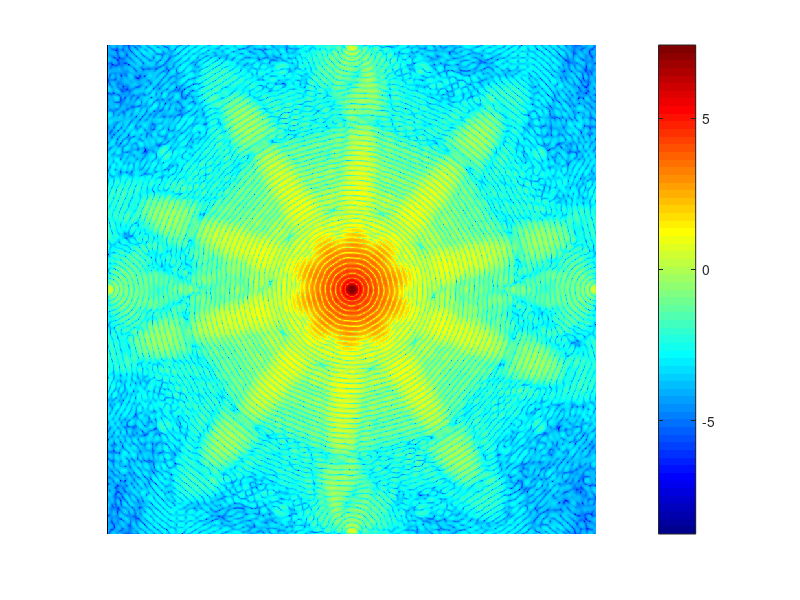

This chart was generated by the following MATLAB code: (Note: this script raises an error after producing the figure.)
n_iter = 100;

% load('lena_101.mat'); % lena
load('mimivirus_img_105.mat'); % mimivirus

img = im2double(img_padded);
img = img ./ max(img(:));
fimg = abs(fft2(img));

timers = zeros(5,1);

figure(3001);
imagesc( fftshift( log10(abs(fimg).^2) ) );
axis image;
axis off;
colormap(jet);
colorbar;


%% generate LR image

xx = linspace(-0.5, 0.5, size(img, 2));
yy = linspace(-0.5, 0.5, size(img, 1));

[XX, YY] = meshgrid(xx, yy);
RR = sqrt( XX.^2 + YY.^2 );

sig = 0.0001;
G = exp( -(RR).^2/(2*sig) );

% figure(3001);
% imagesc(G);
% axis image;
% colormap(jet);
% colorbar;


img_lrs = ifft2( fft2(img) .* ifftshift(G), 'symmetric');

figure(3002);
imshow(img_lrs);
imwrite(img_lrs, ['lena_lrs_sig' int0str(10000*sig, 5) '.png']);

%% test 1: ADM-HIO

tic;
[x1,y1,lambda1,ers1] = adm_hio(fimg, mask, n_iter, img, fimg==0);
toc
timesr(1) = toc;

figure(3011);
plot(1:n_iter, ers1, 'LineWidth', 2);
set(gca, 'FontSize', 16);
xlabel('iteration number');
ylabel('E_R');
legend('x', 'y');

%% test 2: ADM-HIO-LR

tic;
[x2,y2,lambda2,ers2] = adm_hio_lr(fimg, mask, img_lrs, n_iter, img, fimg==0);
toc
timers(2) = toc;

figure(3012);
plot(1:n_iter, ers2, 'LineWidth', 2);
set(gca, 'FontSize', 16);
xlabel('iteration number');
ylabel('E_R');
legend('x', 'y');

%% test 3: ADM-HIO-LR-TV

%% test 4: HIO-LR-RS

tic;
[x4, efs4, ers4] = hio2d_lr_rs(fimg, mask, n_iter, img_lrs, img, fimg==0);
toc
times(4) = toc;

figure(3014);
plot(1:n_iter, ers4, 'LineWidth', 2);
set(gca, 'FontSize', 16);
xlabel('iteration number');
ylabel('E_R');
legend('x1', 'x2');

%% test 5: HIO

tic;
[x5, efs5, ers5] = hio2d(fimg, mask, n_iter, fimg==0, [], img, fimg==0);
toc
timers(5) = toc;

figure(3015);
plot(1:n_iter, ers5, 'LineWidth', 2);
set(gca, 'FontSize', 16);
xlabel('iteration number');
ylabel('E_R');
legend('x');


%% test 6: HIO+

fimg_ph = fimg .* exp( 1j*angle(fft(img_lrs)) );

tic;
[x6, efs6, ers6] = hio2d(fimg_ph, mask, n_iter, fimg==0, [], img, fimg==0);
toc
timers(5) = toc;

figure(3016);
plot(1:n_iter, ers6, 'LineWidth', 2);
set(gca, 'FontSize', 16);
xlabel('iteration number');
ylabel('E_R');
legend('x');
%% comparison

t = 1:n_iter;

figure(5001);
plot(t, ers5, t, ers6, t, ers1(1,:), t, ers4(1,:), t, ers2(1,:), 'LineWidth', 2);
set(gca, 'FontSize', 16);
xlabel('iteration number');
ylabel('E_R');
legend('HIO', 'HIO+phase', 'ADM-HIO', 'HIO-LR', 'ADM-HIO-LR');

figure(5002);
semilogy(t, ers5, t, ers6, t, ers1(1,:), t, ers4(1,:), t, ers2(1,:), 'LineWidth', 2);
set(gca, 'FontSize', 16);
xlabel('iteration number');
ylabel('E_R');
legend('HIO (Fienup)', 'HIO+phase', 'ADM-HIO (Marchesini)', 'HIO-LR (Li)', 'ADM-HIO-LR (Li & Huang)');

save(['mimivirus_lrs_sig' int0str(10000*sig, 5) '.mat'], 'x*', 'y*', 'ers*', 'efs*','timers', 't');
